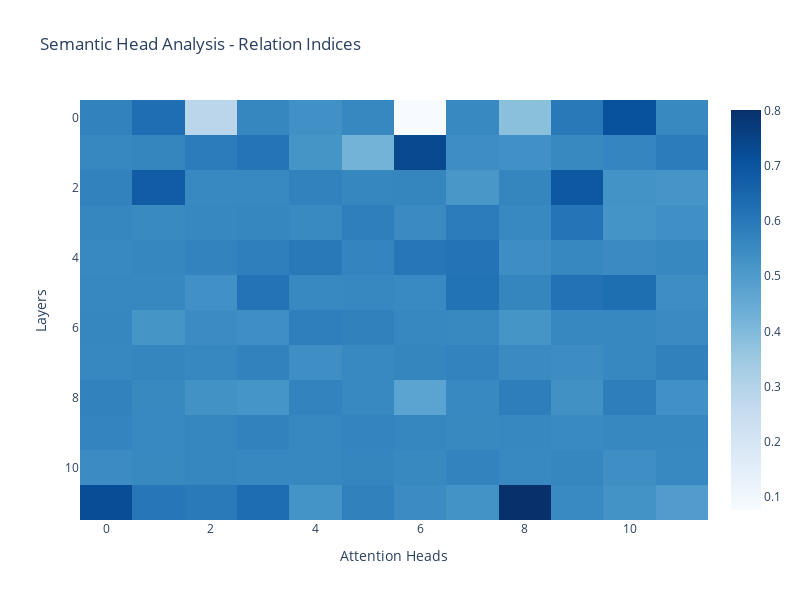

Here is the notebook cell this chart was saved with:
### Code cell
import sys
sys.path.append('..')
from incontextlab.src import *


# Configure the model
config = ModelConfig(
    model_name="gpt2",
)
# Configure model with more realistic parameters
model = XICLModels(model_name="semantic_head", config=config)

demonstrations = [
    Example(
        text="The pen is part of the writing tool kit.",
        labels=[("pen", "Part-of", "writing tool kit")],
        metadata=Metadata(task_type=TaskType.RELATION_EXTRACTION)
    ),
    Example(
        text="A car is a hyponym of a vehicle.",
        labels=[("car", "Hyponym-of", "vehicle")],
        metadata=Metadata(task_type=TaskType.RELATION_EXTRACTION)
    ),
    Example(
        text="A laptop is used for coding.",
        labels=[("laptop", "Used-for", "coding")],
        metadata=Metadata(task_type=TaskType.RELATION_EXTRACTION)
    ),
    Example(
        text="The painting is a feature of the gallery.",
        labels=[("painting", "Feature-of", "gallery")],
        metadata=Metadata(task_type=TaskType.RELATION_EXTRACTION)
    ),
    Example(
        text="A smartphone is evaluated for its battery life.",
        labels=[("smartphone", "Evaluate-for", "battery life")],
        metadata=Metadata(task_type=TaskType.RELATION_EXTRACTION)
    ),
    Example(
        text="The apple is in conjunction with the orange.",
        labels=[("apple", "Conjunction", "orange")],
        metadata=Metadata(task_type=TaskType.RELATION_EXTRACTION)
    ),
    Example(
        text="A cat is often compared to a dog.",
        labels=[("cat", "Compare", "dog")],
        metadata=Metadata(task_type=TaskType.RELATION_EXTRACTION)
    )
]

output = model.process_demonstrations(demonstrations)
model.visualize_results(output)

### Figure 1 — Plotly figure (JSON) as saved in the notebook; plotly's stock layout.template omitted (floating-point values rounded to 4 significant figures; data arrays with more than 128 entries replaced by an {"elided": "..."} marker saying what was removed)
{"data": [{"colorscale": [[0, "rgb(247,251,255)"], [0.125, "rgb(222,235,247)"], [0.25, "rgb(198,219,239)"], [0.375, "rgb(158,202,225)"], [0.5, "rgb(107,174,214)"], [0.625, "rgb(66,146,198)"], [0.75, "rgb(33,113,181)"], [0.875, "rgb(8,81,156)"], [1, "rgb(8,48,107)"]], "showscale": true, "type": "heatmap", "z": {"elided": "12x12 float values"}}], "layout": {"height": 600, "title": {"text": "Semantic Head Analysis - Relation Indices"}, "width": 800, "xaxis": {"side": "bottom", "title": {"text": "Attention Heads"}}, "yaxis": {"autorange": "reversed", "title": {"text": "Layers"}}}}
